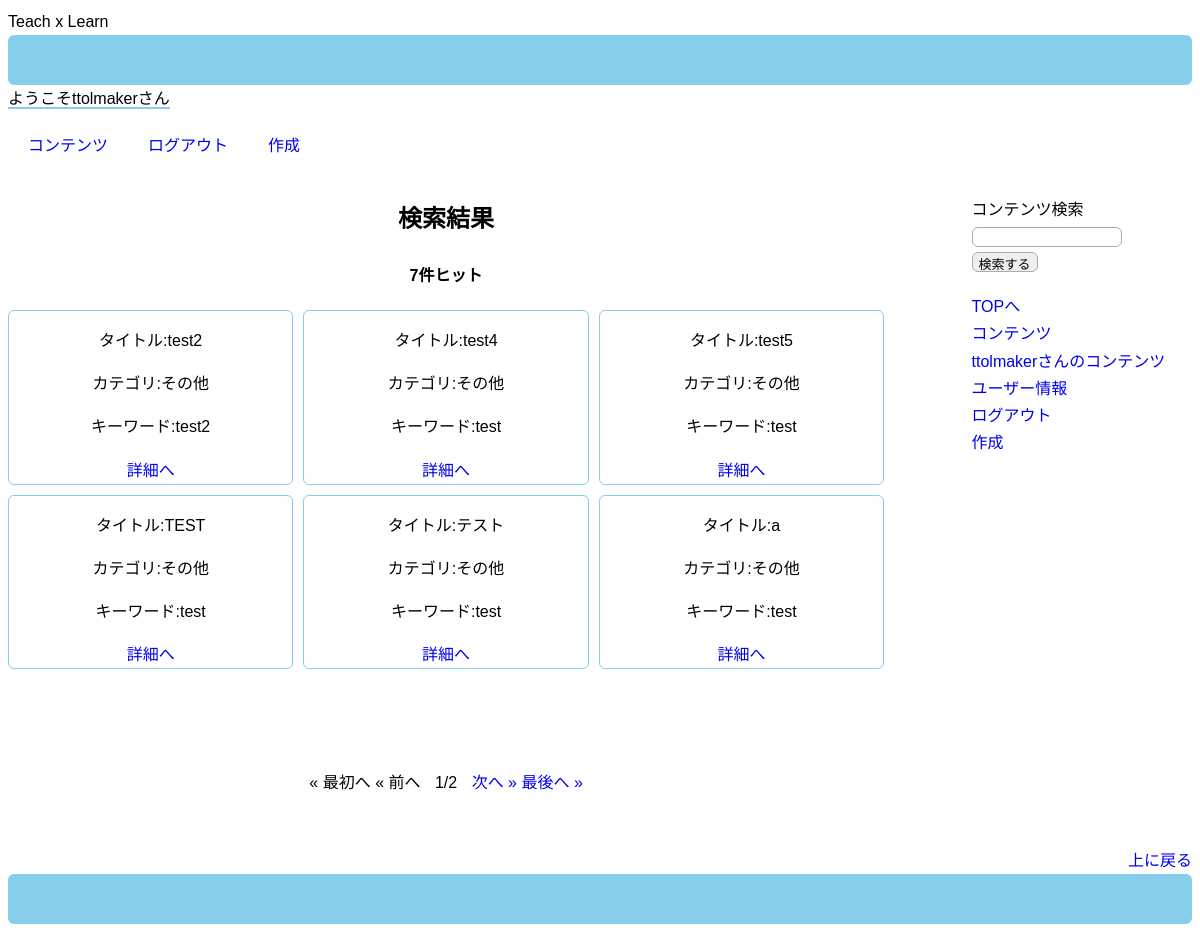
The app's page /find/ (signed in), older data.
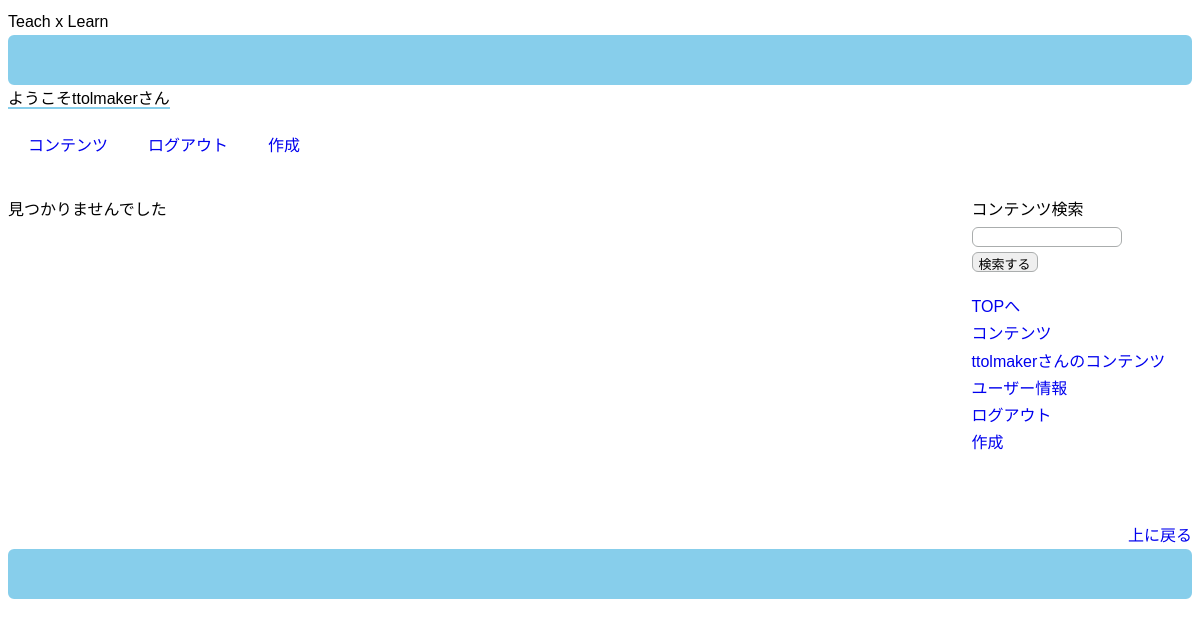
The same page, newer data.
### ttolapp/models.py (models this page shows, shortened)
class TeachModel(models.Model):
    CATEGORY = (
        ('japanese','国語'), ('english', '英語'), ('society','社会'),
        ('math','数学'), ('physics','物理'), ('chemistry', '化学'),
        ('biology', '生物'), ('trivia','雑学'), ('howtostudy','勉強法'),
        ('etc.', 'その他')
        )
    title = models.CharField(
        verbose_name='タイトル', max_length=100
        )
    category = models.CharField(
        verbose_name='カテゴリ',
        max_length=30,
        choices=CATEGORY
    )
    searchword = models.CharField(
        verbose_name='キーワード',
        max_length=50,
        null=True,
        blank=True
    )
    teacher = models.ForeignKey(
        CustomUser, verbose_name='作成者',
        on_delete = models.CASCADE
    )
    content = models.TextField(verbose_name='コンテンツ')

### ttolapp/views.py (the view)
# urls.py: path('find/', FindListView.as_view(), name = 'find'),
class FindListView(ListView):
    template_name = 'find.html'
    model = TeachModel
    paginate_by = 6
    def get_queryset(self):
        form = FindForm(self.request.GET)
        form.is_valid()
        search_word = form.cleaned_data['find']
        queryset = TeachModel.objects.filter(
                Q(title__icontains=search_word) | Q(searchword__icontains=search_word)
                )
        return queryset
    def get_context_data(self, **kwargs):
        context = super().get_context_data()
        context['find_count'] = self.get_queryset().count()
        if context['find_count'] == 0:
            context['msg'] = '見つかりませんでした'
        return context

### templates/find.html (shortened to what this page needs)
{% extends 'base.html' %}
{% block content %}
    {% if msg %}
        <p>{{msg}}</p>
    {% else %}
        <h1>検索結果</h1>
        {% if find_count %}
            <h4 class="find-cnt">{{find_count}}件ヒット</h4>
        {% endif %}
        <div class="contents-list">
            {% for item in page_obj %}
                <div class="content-item">
                    <p>タイトル:{{item.title}}</p>
                    <p>カテゴリ:{{item.get_category_display}}</p>
                    <p>キーワード:{{item.searchword}}</p>
                    <a href="{% url 'ttolapp:detail' item.id %}">詳細へ</a>
                </div>
            {% endfor %}
        </div>
        <div class="pagination">
            {% if page_obj.has_previous %}
                <a href="?page=1">&laquo; 最初へ</a>
                <a href="?page={{ page_obj.previous_page_number }}">&laquo; 前へ</a>
            {% else %}
                <a>&laquo; 最初へ</a>
                <a>&laquo; 前へ</a>
            {% endif %}
            <span class="page-number">
                {{page_obj.number}}/{{page_obj.paginator.num_pages}}
            </span>
            {% if page_obj.has_next %}
                <a href="?page={{ page_obj.next_page_number }}">次へ &raquo;</a>
                <a href="?page={{ page_obj.paginator.num_pages }}">最後へ &raquo;</a>
            {% else %}
                <a>次へ &raquo;</a>
                <a>最後へ &raquo;</a>
            {% endif %}
        </div>
    {% endif %}
{% endblock content %}

Row changes from the older to the newer data that the page shows:
removed TeachModel: title "test2", category "その他", searchword "test2"
removed TeachModel: title "test4", category "その他", searchword "test"
removed TeachModel: title "test5", category "その他", searchword "test"
removed TeachModel: title "TEST", category "その他", searchword "test"
removed TeachModel: title "テスト", category "その他", searchword "test"
removed TeachModel: title "a", category "その他", searchword "test"
Text that changed along with them:
{{ msg }}: (not shown) → "見つかりませんでした"
{{ find_count }}: "7" → (not shown)
{{ page_obj.number }}: "1" → (not shown)
{{ page_obj.paginator.num_pages }}: "2" → (not shown)
text no longer shown: "検索結果 件ヒット « 最初へ « 前へ / 次へ » 最後へ »"
